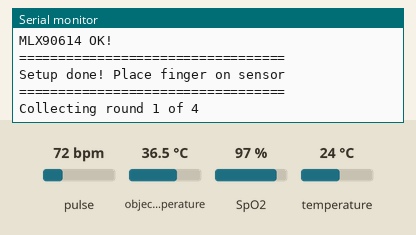
The program below on a simulated ESP32. On the bench: the last lines printed to the serial monitor. The test bench sets the inputs (shaded band); at power-on: pulse 72 bpm, object temperature 36.5 °C, SpO2 97 %, temperature 24 °C. WiFi joins after 1.5 s; servers stay silent unless stated.

Above: at 3.0 s.
3.1 s: pulse set to 42 bpm
At 6.7 s:
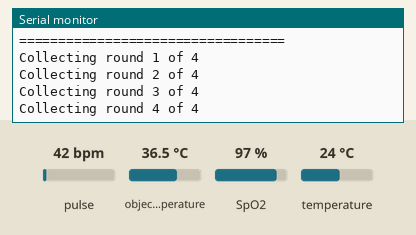
9.2 s: object temperature set to 20 °C
At 10.6 s:
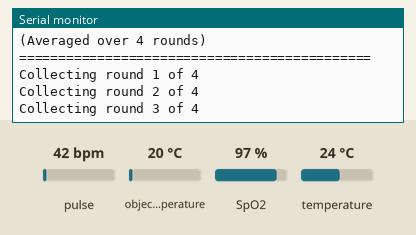
10.7 s: SpO2 set to 80 %
At 12.0 s:
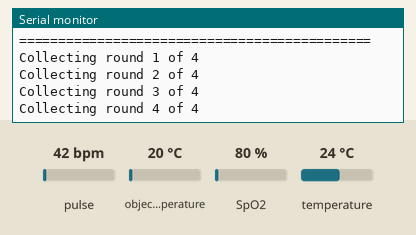
12.2 s: temperature set to 12 °C
At 14.5 s:
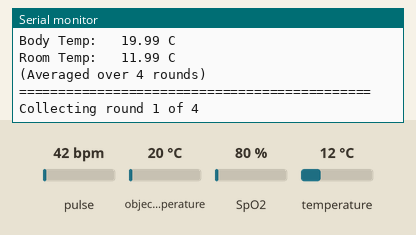
Timing chart, 0 to 14.7 s (numbered marks = the images above; inputs shaded):
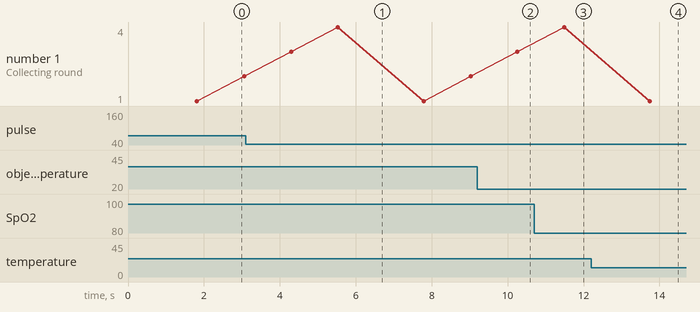

Measured:
- after the input at 12.2 s, the serial monitor: prints a new line after 1.5 s (image 4)

The program:

main.cpp
```cpp
// ===== BLYNK CONFIG - must be at very top =====
#define BLYNK_TEMPLATE_ID   "your_template_id"
#define BLYNK_TEMPLATE_NAME "Health Monitor"
#define BLYNK_AUTH_TOKEN    "your_auth_token"
#define BLYNK_PRINT Serial

#include <Arduino.h>
#include <Wire.h>
#include <WiFi.h>
#include <WiFiClient.h>
#include <BlynkSimpleEsp32.h>
#include "MAX30105.h"
#include "spo2_algorithm.h"
#include <Adafruit_MLX90614.h>

// ===== WIFI CREDENTIALS =====
char ssid[] = "your_wifi_name";       // your WiFi name
char pass[] = "your_wifi_password";    // your WiFi password

// ===== BLYNK TIMER =====
BlynkTimer timer;

// ===== SENSOR OBJECTS =====
MAX30105 heartSensor;
Adafruit_MLX90614 tempSensor = Adafruit_MLX90614();

// ===== RAW DATA BUFFERS =====
uint32_t irBuffer[100];
uint32_t redBuffer[100];

// ===== RESULT VARIABLES =====
// These are global so sendToBlynk() can access them
int32_t heartRate;
int8_t  validHeartRate;
int32_t spo2;
int8_t  validSPO2;
float   bodyTemp;

// ===== SENDS DATA TO BLYNK APP EVERY 2 SECONDS =====
void sendToBlynk() {
  if (validHeartRate == 1 && heartRate > 20 && heartRate < 250) {

    // Clamp heart rate between 65 and 105
    int32_t clampedHR = heartRate;
    if (clampedHR < 65)  clampedHR = 65;
    if (clampedHR > 105) clampedHR = 105;

    Blynk.virtualWrite(V0, clampedHR);

    // Blood pressure based on clamped HR
    float systolic  = 0.5 * clampedHR + 70.0;
    float diastolic = 0.3 * clampedHR + 50.0;
    String bp = String(systolic, 0) + "/" + String(diastolic, 0) + " mmHg";
    Blynk.virtualWrite(V3, bp);
  }

  if (validSPO2 == 1 && spo2 > 50) {

    // Clamp SpO2 — minimum 95
    int32_t clampedSpO2 = spo2;
    if (clampedSpO2 < 95) clampedSpO2 = 95;

    Blynk.virtualWrite(V1, clampedSpO2);
  }

  // Clamp body temp between 35 and 39
  float clampedTemp = bodyTemp;
  if (clampedTemp < 35.0) clampedTemp = 35.0;
  if (clampedTemp > 39.0) clampedTemp = 39.0;

  Blynk.virtualWrite(V2, clampedTemp);
}

void setup() {
  Serial.begin(115200);
  Wire.begin();
  Serial.println("Booting...");

  // ===== CONNECT TO WIFI + BLYNK =====
  Serial.println("Connecting to WiFi and Blynk...");
  Blynk.begin(BLYNK_AUTH_TOKEN, ssid, pass);
  Serial.println("Connected!");

  // ===== INIT MAX30102 =====
  if (!heartSensor.begin(Wire, I2C_SPEED_STANDARD)) {
    Serial.println("ERROR: MAX30102 not found! Check wiring.");
    while (true) { delay(1000); }
  }
  Serial.println("MAX30102 OK!");
  heartSensor.setup();
  heartSensor.setPulseAmplitudeRed(0x0A);
  heartSensor.setPulseAmplitudeGreen(0);

  // ===== INIT MLX90614 =====
  if (!tempSensor.begin()) {
    Serial.println("ERROR: MLX90614 not found! Check wiring.");
    while (true) { delay(1000); }
  }
  Serial.println("MLX90614 OK!");

  // ===== BLYNK TIMER: send data every 10 seconds =====
  timer.setInterval(10000L, sendToBlynk);

  Serial.println("==================================");
  Serial.println("Setup done! Place finger on sensor");
  Serial.println("==================================");
}

void loop() {
  Blynk.run();
  timer.run();

  // ===== COLLECT MULTIPLE ROUNDS AND AVERAGE =====
  // We take 4 rounds of 100 samples each = ~400 samples total
  // Then average them for a much more stable reading

  const int ROUNDS = 4;
  int32_t   hrSum      = 0;
  int32_t   spo2Sum    = 0;
  int       hrCount    = 0;  // only count valid readings
  int       spo2Count  = 0;

  for (int round = 0; round < ROUNDS; round++) {
    Serial.print("Collecting round ");
    Serial.print(round + 1);
    Serial.print(" of ");
    Serial.println(ROUNDS);

    // Collect 100 samples per round
    for (byte i = 0; i < 100; i++) {
      while (!heartSensor.available()) {
        heartSensor.check();
      }
      redBuffer[i] = heartSensor.getRed();
      irBuffer[i]  = heartSensor.getIR();
      heartSensor.nextSample();
    }

    // Calculate HR and SpO2 for this round
    int32_t roundHR, roundSpo2;
    int8_t  roundValidHR, roundValidSpo2;

    maxim_heart_rate_and_oxygen_saturation(
      irBuffer, 100, redBuffer,
      &roundSpo2,  &roundValidSpo2,
      &roundHR,    &roundValidHR
    );

    // Only add to sum if the reading is valid and realistic
    if (roundValidHR == 1 && roundHR > 20 && roundHR < 250) {
      hrSum += roundHR;
      hrCount++;
    }
    if (roundValidSpo2 == 1 && roundSpo2 > 50) {
      spo2Sum += roundSpo2;
      spo2Count++;
    }
  }

  // ===== COMPUTE AVERAGES =====
  if (hrCount > 0) {
    heartRate      = hrSum / hrCount;
    validHeartRate = 1;
  } else {
    validHeartRate = 0;
  }

  if (spo2Count > 0) {
    spo2      = spo2Sum / spo2Count;
    validSPO2 = 1;
  } else {
    validSPO2 = 0;
  }

  // ===== READ TEMPERATURE (average 5 readings) =====
  float tempSum = 0;
  for (int i = 0; i < 5; i++) {
    tempSum += tempSensor.readObjectTempC();
    delay(200);
  }
  bodyTemp       = tempSum / 5;
  float roomTemp = tempSensor.readAmbientTempC();

  // ===== PRINT RESULTS =====
  Serial.println("========== FINAL AVERAGED READINGS ==========");
  if (validHeartRate == 1) {
    Serial.print("Heart Rate:  "); Serial.print(heartRate); Serial.println(" BPM");
    float sys = 0.5 * heartRate + 70.0;
    float dia = 0.3 * heartRate + 50.0;
    Serial.print("BP Estimate: "); Serial.print(sys, 0);
    Serial.print("/");            Serial.print(dia, 0); Serial.println(" mmHg");
  } else {
    Serial.println("Heart Rate:  No finger / bad reading");
  }

  if (validSPO2 == 1) {
    Serial.print("SpO2:        "); Serial.print(spo2); Serial.println(" %");
  } else {
    Serial.println("SpO2:        No finger / bad reading");
  }

  Serial.print("Body Temp:   "); Serial.print(bodyTemp); Serial.println(" C");
  Serial.print("Room Temp:   "); Serial.print(roomTemp); Serial.println(" C");
  Serial.println("(Averaged over 4 rounds)");
  Serial.println("=============================================");
}
```
